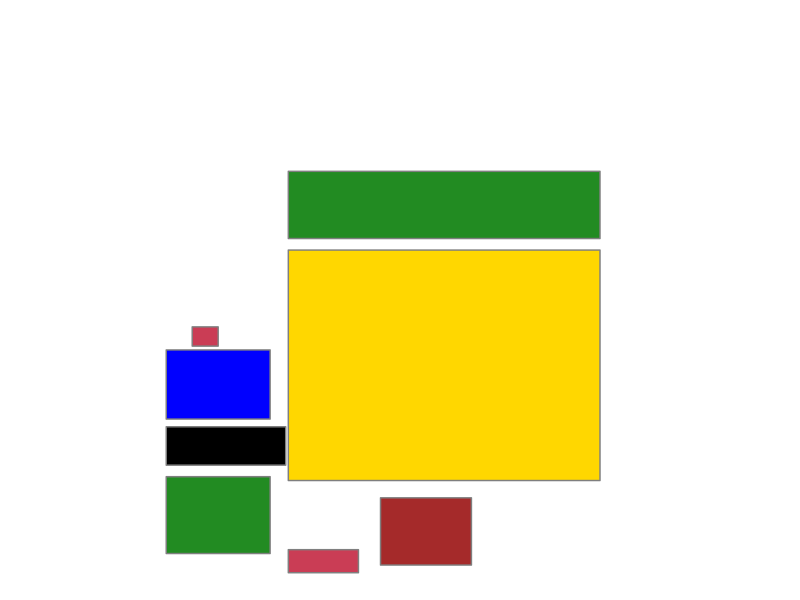
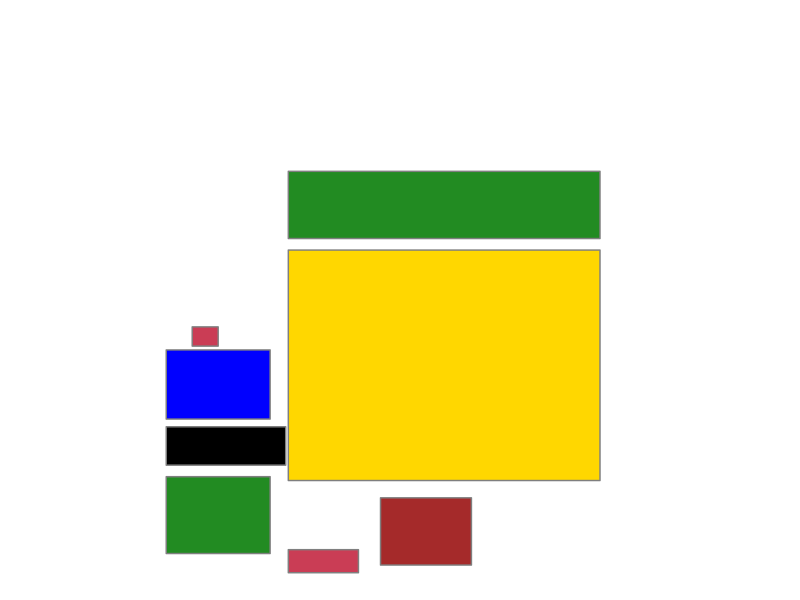

R code for these plots, in order:
# Reproduction of Dubois's Black Business men shapes


library(tidyverse)
library(ggforce)
library(grid) 

#Intuitively generate the rectangle coordinates 
rectangle1 <- data.frame(x = c(2.5, 2.5, 4.5, 4.5), y = c(0.3, 2.3, 2.3, 0.3))
rectangle3 <- data.frame(x = c(2.5, 2.5, 4.8, 4.8), y = c(2.6, 3.6, 3.6, 2.6))
rectangle4 <- data.frame(x = c(2.5, 2.5, 4.5, 4.5), y = c(3.8, 5.6, 5.6, 3.8))
rectangle5 <- data.frame(x = c(4.85, 4.85, 10.85, 10.85), y = c(2.2, 8.2, 8.2, 2.2))
rectangle6 <- data.frame(x = c(4.85, 4.85, 10.85, 10.85), y = c(8.5, 10.25, 10.25, 8.5))
  
rectangle7 <- data.frame(x = c(6.625, 6.625, 8.375 , 8.375), y = c(0, 1.75, 1.75, 0))
rectangle8 <- data.frame(x = c(4.85, 4.85, 6.2 , 6.2), y = c(-0.2, 0.4, 0.4, -0.2))
rectangle9 <- data.frame(x = c(3, 3, 3.5, 3.5), y = c(5.7, 6.2, 6.2, 5.7))

# Draw ggplot2 plot with multiple RECTANGLES
 ggplot() +  
 
geom_shape(data= rectangle1, aes(x, y),fill = "forestgreen", colour = 'grey50')+
geom_shape(data= rectangle3, aes(x, y),fill = "black", colour = 'grey50')+
geom_shape(data= rectangle4, aes(x, y),fill = "blue", colour = 'grey50')+
geom_shape(data= rectangle5, aes(x, y),fill = "gold", colour = 'grey50')+  
geom_shape(data= rectangle6, aes(x, y),fill = "forestgreen", colour = 'grey50')+    
geom_shape(data= rectangle7, aes(x, y),fill = "brown", colour = 'grey50')+    
geom_shape(data= rectangle8, aes(x, y),fill = "#CA3D55", colour = 'grey50')+      
geom_shape(data= rectangle9, aes(x, y),fill = "#CA3D55", colour = 'grey50')+      
  
        lims(x = c(0, 14), y = c(-0.20, 14)) +
 theme_void()

ggsave("Dubois_shapes.png", plot = last_plot(), width = 6, height = 6, dpi = 300, bg = "#ffffff")